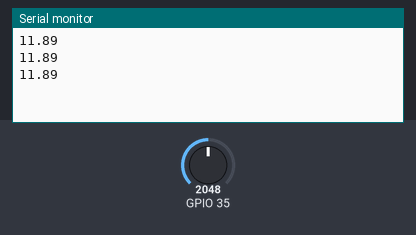
Simulated run of this sketch. Board: ESP32. On the bench: the last lines printed to the serial monitor. The inputs (shaded band) are chosen by the test bench; at power-on: GPIO 35 = 2048.

Above: at 1.2 s.
1.3 s: GPIO 35 set to 2866
At 1.86 s:
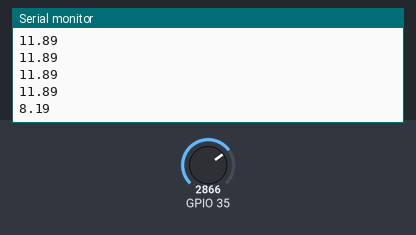
2.8 s: GPIO 35 set to 3603
At 3.06 s:
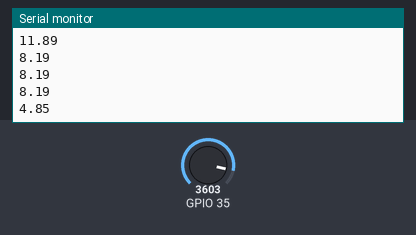
Timing chart, 0 to 5.8 s (numbered marks = the images above; inputs shaded):
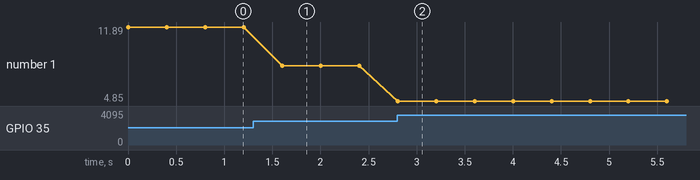

The sketch:

sensor2.ino
```cpp
float Voltageph,adcph,ph;

void setup()
{
  Serial.begin(115200);
}

void loop()
{
  adcph = analogRead(35);
  Voltageph = adcph * (3.3 / 4096.0);
  ph = (-(5.6179*Voltageph) + 21.161);
  Serial.println(ph);
  delay(400);
}
```

Measured:
- after the input at 1.3 s, the serial monitor: prints a new line after 0.30 s (image 1)
- after the input at 2.8 s, the serial monitor: prints a new line at once (image 2)
- plotted number 1: 11.89 → 8.19 after the input at 1.3 s, 8.19 → 4.85 after the input at 2.8 s
